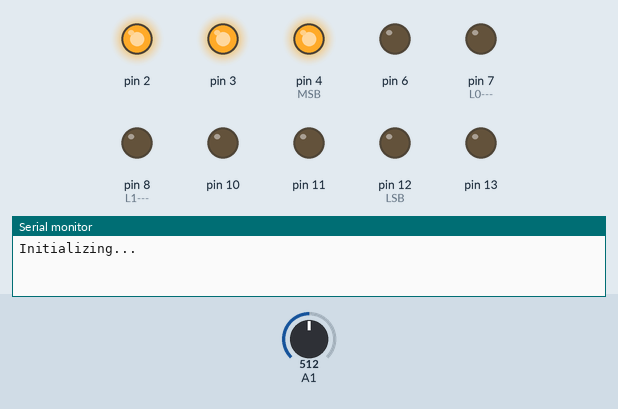
Simulated run of this sketch. Board: Arduino Uno, built with avr-gcc and run on an emulated ATmega328P. Parts: output pins drawn as LEDs (lit = HIGH), the last lines printed to the serial monitor. The test bench sets the inputs (shaded band); at power-on: A1 = 512. Pins used as bus, display or sensor lines are not drawn.

Above: at 5.3 s.
5.4 s: A1 set to 1023
At 7.5 s:
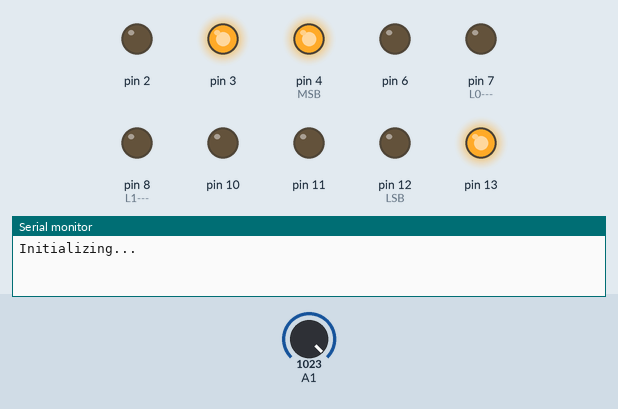
At 11.6 s:
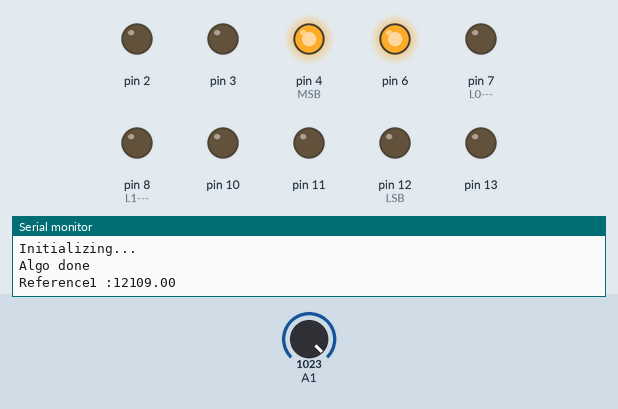
11.9 s: A1 set to 913
18.0 s: A1 set to 883
At 21.9 s:
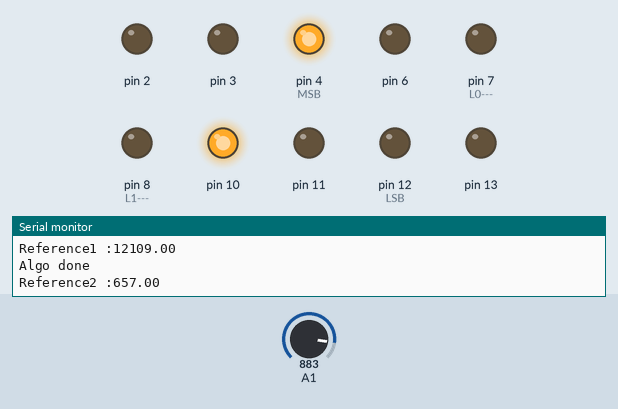
Timing chart, 0 to 32.0 s (numbered marks = the images above; inputs shaded):
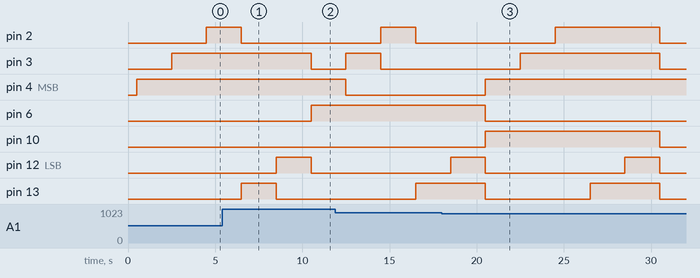

Measured:
- the behaviour switches between 901 and 900 on A1 (found by bisection; images 2 and 3)
- after the input at 5.4 s, pin 2: HIGH → LOW after 1.1 s instead of 5.1 s
- after the input at 18.0 s, pin 4 (MSB): goes on until 20.5 s, then stays HIGH
- by itself, pin 12 (LSB): alternates HIGH for 2.0 s and LOW for 8.0 s

The sketch:

pwm_with_sar.ino
```cpp
//sar as it is
//duty cycle 20% at starting
//changing 4 times after 2sec
//12%,10%,8%,6%

#define NOP __asm__ __volatile__("nop\n\t");

float data1=0,data2=0;
float Vin= 5;
float vout1=0;

float Rsen1= 0;
float Rsen2= 0;
float Rsen3= 0;
float Rref_arr[5] = {12000.0, 5751.0, 1493.00, 548.0, 219};

float Rref=0,temp1=0,temp2=0;
float Rref1=0;
float Rref2=0;
float Rref3=0;

int d[]={0,0,0,0,0}, pin_select[5]={};
int store_mat[5][5]={};
int ref1_pins[5] = {};
int ref2_pins[5] = {};
int ref3_pins[5] = {};

float vout1_ramp[10]={};
float vout2_ramp[10]={};

bool flag = true;
int check_bit=0,counter=0,ch=0;


void setup()
{
 //sensor pins
  pinMode(6,OUTPUT);
  pinMode(10,OUTPUT);
  pinMode(11,OUTPUT);
  //switch pins
  pinMode(2,OUTPUT);
  pinMode(3,OUTPUT);
  pinMode(4,OUTPUT);  //MSB
  pinMode(12,OUTPUT); //LSB
  pinMode(13,OUTPUT);
  //SnH pins
  pinMode(7,OUTPUT);    //L0--->ADC1-->A0
  pinMode(8,OUTPUT);    //L1--->ADC2-->A1
  //clock pins
  pinMode(9,OUTPUT);    //CLK
  pinMode(5,OUTPUT);    //CLKB


  //analogReference(EXTERNAL);
  Serial.begin(9600);
  //20% duty cycle
  analogWrite(5, 51);


}

void(* resetFunc) (void) = 0; //declare reset function @ address 0

void loop()
{
  while(flag==true)
 {
    digitalWrite(9,LOW);    //CLK

    digitalWrite(7,LOW);   //sample the value for adc1
    digitalWrite(8,LOW);   //sample the value for adc2
    delay(500);

    data1 = analogRead(A0);

    vout1 = (data1*Vin)/1023.0;
    Serial.println("Initializing... ");
    //Serial.println(vout1);

    //First Sensor selection
    digitalWrite(11,LOW);
    digitalWrite(10,LOW);
    digitalWrite(6,LOW);      //LSB for MC

    ch=0;
    Rref1 = reference_calculation(ch);
    Serial.print("Reference1 :");
    Serial.println(Rref1);

    //Second Sensor selection
    digitalWrite(11,LOW);
    digitalWrite(10,LOW);
    digitalWrite(6,HIGH);      //LSB for MC

    ch=1;
    Rref2 = reference_calculation(ch);
    Serial.print("Reference2 :");
    Serial.println(Rref2);

    //Third Sensor selection
    digitalWrite(11,LOW);
    digitalWrite(10,HIGH);
    digitalWrite(6,LOW);      //LSB for MC

    ch=2;
    Rref3 = reference_calculation(ch);
    Serial.print("Reference3 :");
    Serial.println(Rref3);

    ch=0;
    digitalWrite(11,LOW);
    digitalWrite(10,LOW);
    digitalWrite(6,LOW);      //LSB for MC
    pinset(ref1_pins);
    delay(1000);
    flag = false;
 }

  if(Serial.available())
  {
      int i=0;

      //12% duty cycle    -->0.6V
      analogWrite(5, 30);

      delay(2000);
      data1 = analogRead(A0);
      data2= analogRead(A1);
      vout1_ramp[i] = (data1*Vin)/1023.0;
      vout2_ramp[i]=(data2*Vin)/1023.0;
      i++;

      //10% duty cycle    -->0.5V
      analogWrite(5, 25);

      delay(2000);
      data1 = analogRead(A0);
      data2= analogRead(A1);
      vout1_ramp[i] = (data1*Vin)/1023.0;
      vout2_ramp[i]=(data2*Vin)/1023.0;
      i++;

      //8% duty cycle    -->0.4V
      analogWrite(5, 25);

      delay(2000);
      data1 = analogRead(A0);
      data2= analogRead(A1);
      vout1_ramp[i] = (data1*Vin)/1023.0;
      vout2_ramp[i]=(data2*Vin)/1023.0;
      i++;

      //6% duty cycle    -->0.3V
      analogWrite(5, 12);

      delay(2000);
      data1 = analogRead(A0);
      data2= analogRead(A1);
      vout1_ramp[i] = (data1*Vin)/1023.0;
      vout2_ramp[i]=(data2*Vin)/1023.0;
      i++;

       if(i==4)
       {
        float Rsen_arr[5]={};
        float sum=0;
        for(int a=0;a<4;a++)
        {
          Serial.print("vout1 ");
          Serial.print(vout1_ramp[a]);
          Serial.print("vout2 ");
          Serial.print(vout2_ramp[a]);
            Rsen_arr[a]= Rref1*((vout1_ramp[a])/(vout2_ramp[a]-vout1_ramp[a]));
            Serial.println(Rsen_arr[a]);
            sum+=Rsen_arr[a];
        }
        Rsen1= sum/4.0;
        Serial.print("S1 = ");
        Serial.println(Rsen1);
       }

  }
}

float reference_calculation(int ch)
{
  float vout2=0;
  float vol_array[5]={};
  int count=0;
  int j=0;

  for(int i=0; i<5; i++)
  {
    d[i]=1;
    pinset(d);
//    for(int k=0;k<5;k++)
//    {
//      Serial.print(d[k]);
//    }
//    Serial.print(" R=");
//    float temp_res= res_calc(d);
//    Serial.println(temp_res);
    delay(2000);
    digitalWrite(8,LOW);   //sample the value for adc2
    data2 = analogRead(A1);

    vout2 = (data2*Vin)/1023.0;
//    Serial.print("VOUT2 ");
//    Serial.println(vout2);

      if(vout2>4.4)
      {
        d[i]=0;
        pinset(d);
      }
      else
      {
        vol_array[j]=vout2;
        store_array(d,count);
        count++;
        j++;
      }
  }
  //Serial.println(" SAR done");

  //find best Refernce corresponding to highest voltage

  float maxm = vol_array[0];
  int index =0;
  for(int j=1;j<count;j++)
   {
    if (vol_array[j]>maxm )
    {
      maxm = vol_array[j];
      index = j;
    }

   }
   Serial.println("Algo done");
   temp2=maxm;
   for(int a=0;a<5;a++)
   {
    pin_select[a]=store_mat[index][a];
   }

   if(ch==0)
   {
     for(int a=0;a<5;a++)
     {
      ref1_pins[a]=pin_select[a];
     }
   }
   if(ch==1)
   {
    for(int a=0;a<5;a++)
     {
      ref2_pins[a]=pin_select[a];
     }
   }
   if(ch==2)
   {
    for(int a=0;a<5;a++)
     {
      ref3_pins[a]=pin_select[a];
     }
   }
   Rref = res_calc(pin_select);

   memset(d,0,sizeof(d));

//   Serial.println("D array after loop");
//   for(int k=0;k<5;k++)
//    {
//      Serial.print(d[k]);
//    }
   memset(pin_select,0,sizeof(pin_select));
   memset(store_mat,0,sizeof(store_mat));
   memset(vol_array,0,sizeof(vol_array));


   return(Rref);

}

void store_array(int d[],int c)
{
  for(int i=0;i<5;i++)
  {
    store_mat[c][i]=d[i];
  }
}


void pinset(int d[])
{
    digitalWrite(12, d[4]);    //LSB -->DO
    digitalWrite(13, d[3]);     //D1
    digitalWrite(2, d[2]);      //D2
    digitalWrite(3, d[1]);      //D3
    digitalWrite(4,d[0]);       //D4

}

float res_calc(int pin_select[])
{
  float temp=0;
  for(int k=0;k<5;k++)
  {
    if(pin_select[k]==1)
    {
      temp+= Rref_arr[k];
    }
  }
  temp=temp+109.0;
  return(temp);
}
```
